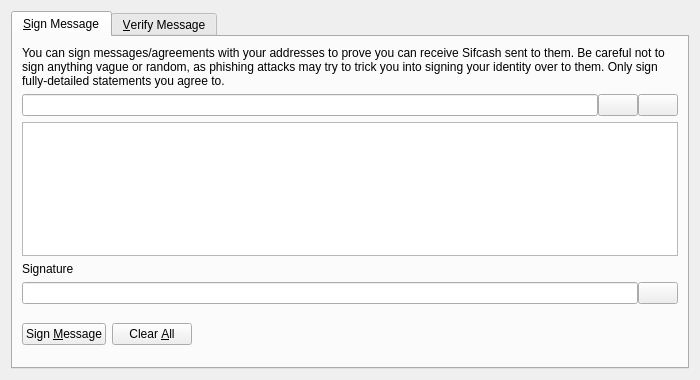
<?xml version="1.0" encoding="UTF-8"?>
<ui version="4.0">
 <class>SignVerifyMessageDialog</class>
 <widget class="QDialog" name="SignVerifyMessageDialog">
  <property name="geometry">
   <rect>
    <x>0</x>
    <y>0</y>
    <width>700</width>
    <height>380</height>
   </rect>
  </property>
  <property name="windowTitle">
   <string>Signatures - Sign / Verify a Message</string>
  </property>
  <property name="modal">
   <bool>true</bool>
  </property>
  <layout class="QVBoxLayout" name="verticalLayout">
   <item>
    <widget class="QTabWidget" name="tabWidget">
     <property name="currentIndex">
      <number>0</number>
     </property>
     <widget class="QWidget" name="tabSignMessage">
      <attribute name="title">
       <string>&amp;Sign Message</string>
      </attribute>
      <layout class="QVBoxLayout" name="verticalLayout_SM">
       <item>
        <widget class="QLabel" name="infoLabel_SM">
         <property name="text">
          <string>You can sign messages/agreements with your addresses to prove you can receive Sifcash sent to them. Be careful not to sign anything vague or random, as phishing attacks may try to trick you into signing your identity over to them. Only sign fully-detailed statements you agree to.</string>
         </property>
         <property name="textFormat">
          <enum>Qt::PlainText</enum>
         </property>
         <property name="wordWrap">
          <bool>true</bool>
         </property>
        </widget>
       </item>
       <item>
        <layout class="QHBoxLayout" name="horizontalLayout_1_SM">
         <property name="spacing">
          <number>0</number>
         </property>
         <item>
          <widget class="QValidatedLineEdit" name="addressIn_SM">
           <property name="toolTip">
            <string>The Sifcash address to sign the message with</string>
           </property>
          </widget>
         </item>
         <item>
          <widget class="QPushButton" name="addressBookButton_SM">
           <property name="toolTip">
            <string>Choose previously used address</string>
           </property>
           <property name="text">
            <string/>
           </property>
           <property name="shortcut">
            <string>Alt+A</string>
           </property>
           <property name="autoDefault">
            <bool>false</bool>
           </property>
          </widget>
         </item>
         <item>
          <widget class="QPushButton" name="pasteButton_SM">
           <property name="toolTip">
            <string>Paste address from clipboard</string>
           </property>
           <property name="text">
            <string/>
           </property>
           <property name="shortcut">
            <string>Alt+P</string>
           </property>
           <property name="autoDefault">
            <bool>false</bool>
           </property>
          </widget>
         </item>
        </layout>
       </item>
       <item>
        <widget class="QPlainTextEdit" name="messageIn_SM">
         <property name="toolTip">
          <string>Enter the message you want to sign here</string>
         </property>
        </widget>
       </item>
       <item>
        <widget class="QLabel" name="signatureLabel_SM">
         <property name="text">
          <string>Signature</string>
         </property>
         <property name="textFormat">
          <enum>Qt::PlainText</enum>
         </property>
        </widget>
       </item>
       <item>
        <layout class="QHBoxLayout" name="horizontalLayout_2_SM">
         <property name="spacing">
          <number>0</number>
         </property>
         <item>
          <widget class="QLineEdit" name="signatureOut_SM">
           <property name="font">
            <font>
             <italic>true</italic>
            </font>
           </property>
           <property name="readOnly">
            <bool>true</bool>
           </property>
          </widget>
         </item>
         <item>
          <widget class="QPushButton" name="copySignatureButton_SM">
           <property name="toolTip">
            <string>Copy the current signature to the system clipboard</string>
           </property>
           <property name="text">
            <string/>
           </property>
           <property name="autoDefault">
            <bool>false</bool>
           </property>
          </widget>
         </item>
        </layout>
       </item>
       <item>
        <layout class="QHBoxLayout" name="horizontalLayout_3_SM">
         <item>
          <widget class="QPushButton" name="signMessageButton_SM">
           <property name="toolTip">
            <string>Sign the message to prove you own this Sifcash address</string>
           </property>
           <property name="text">
            <string>Sign &amp;Message</string>
           </property>
           <property name="autoDefault">
            <bool>false</bool>
           </property>
          </widget>
         </item>
         <item>
          <widget class="QPushButton" name="clearButton_SM">
           <property name="toolTip">
            <string>Reset all sign message fields</string>
           </property>
           <property name="text">
            <string>Clear &amp;All</string>
           </property>
           <property name="autoDefault">
            <bool>false</bool>
           </property>
          </widget>
         </item>
         <item>
          <spacer name="horizontalSpacer_1_SM">
           <property name="orientation">
            <enum>Qt::Horizontal</enum>
           </property>
           <property name="sizeHint" stdset="0">
            <size>
             <width>40</width>
             <height>48</height>
            </size>
           </property>
          </spacer>
         </item>
         <item>
          <widget class="QLabel" name="statusLabel_SM">
           <property name="font">
            <font>
             <weight>75</weight>
             <bold>true</bold>
            </font>
           </property>
           <property name="text">
            <string/>
           </property>
           <property name="wordWrap">
            <bool>true</bool>
           </property>
          </widget>
         </item>
         <item>
          <spacer name="horizontalSpacer_2_SM">
           <property name="orientation">
            <enum>Qt::Horizontal</enum>
           </property>
           <property name="sizeHint" stdset="0">
            <size>
             <width>40</width>
             <height>48</height>
            </size>
           </property>
          </spacer>
         </item>
        </layout>
       </item>
      </layout>
     </widget>
     <widget class="QWidget" name="tabVerifyMessage">
      <attribute name="title">
       <string>&amp;Verify Message</string>
      </attribute>
      <layout class="QVBoxLayout" name="verticalLayout_VM">
       <item>
        <widget class="QLabel" name="infoLabel_VM">
         <property name="text">
          <string>Enter the receiver's address, message (ensure you copy line breaks, spaces, tabs, etc. exactly) and signature below to verify the message. Be careful not to read more into the signature than what is in the signed message itself, to avoid being tricked by a man-in-the-middle attack. Note that this only proves the signing party receives with the address, it cannot prove sendership of any transaction!</string>
         </property>
         <property name="textFormat">
          <enum>Qt::PlainText</enum>
         </property>
         <property name="alignment">
          <set>Qt::AlignLeading|Qt::AlignLeft|Qt::AlignTop</set>
         </property>
         <property name="wordWrap">
          <bool>true</bool>
         </property>
        </widget>
       </item>
       <item>
        <layout class="QHBoxLayout" name="horizontalLayout_1_VM">
         <property name="spacing">
          <number>0</number>
         </property>
         <item>
          <widget class="QValidatedLineEdit" name="addressIn_VM">
           <property name="toolTip">
            <string>The Sifcash address the message was signed with</string>
           </property>
          </widget>
         </item>
         <item>
          <widget class="QPushButton" name="addressBookButton_VM">
           <property name="toolTip">
            <string>Choose previously used address</string>
           </property>
           <property name="text">
            <string/>
           </property>
           <property name="shortcut">
            <string>Alt+A</string>
           </property>
           <property name="autoDefault">
            <bool>false</bool>
           </property>
          </widget>
         </item>
        </layout>
       </item>
       <item>
        <widget class="QPlainTextEdit" name="messageIn_VM"/>
       </item>
       <item>
        <widget class="QValidatedLineEdit" name="signatureIn_VM"/>
       </item>
       <item>
        <layout class="QHBoxLayout" name="horizontalLayout_2_VM">
         <item>
          <widget class="QPushButton" name="verifyMessageButton_VM">
           <property name="toolTip">
            <string>Verify the message to ensure it was signed with the specified Sifcash address</string>
           </property>
           <property name="text">
            <string>Verify &amp;Message</string>
           </property>
           <property name="autoDefault">
            <bool>false</bool>
           </property>
          </widget>
         </item>
         <item>
          <widget class="QPushButton" name="clearButton_VM">
           <property name="toolTip">
            <string>Reset all verify message fields</string>
           </property>
           <property name="text">
            <string>Clear &amp;All</string>
           </property>
           <property name="autoDefault">
            <bool>false</bool>
           </property>
          </widget>
         </item>
         <item>
          <spacer name="horizontalSpacer_1_VM">
           <property name="orientation">
            <enum>Qt::Horizontal</enum>
           </property>
           <property name="sizeHint" stdset="0">
            <size>
             <width>40</width>
             <height>48</height>
            </size>
           </property>
          </spacer>
         </item>
         <item>
          <widget class="QLabel" name="statusLabel_VM">
           <property name="font">
            <font>
             <weight>75</weight>
             <bold>true</bold>
            </font>
           </property>
           <property name="text">
            <string/>
           </property>
           <property name="wordWrap">
            <bool>true</bool>
           </property>
          </widget>
         </item>
         <item>
          <spacer name="horizontalSpacer_2_VM">
           <property name="orientation">
            <enum>Qt::Horizontal</enum>
           </property>
           <property name="sizeHint" stdset="0">
            <size>
             <width>40</width>
             <height>48</height>
            </size>
           </property>
          </spacer>
         </item>
        </layout>
       </item>
      </layout>
     </widget>
    </widget>
   </item>
  </layout>
 </widget>
 <customwidgets>
  <customwidget>
   <class>QValidatedLineEdit</class>
   <extends>QLineEdit</extends>
   <header>qvalidatedlineedit.h</header>
  </customwidget>
 </customwidgets>
 <resources>
  <include location="../sifcash.qrc"/>
 </resources>
 <connections/>
</ui>
